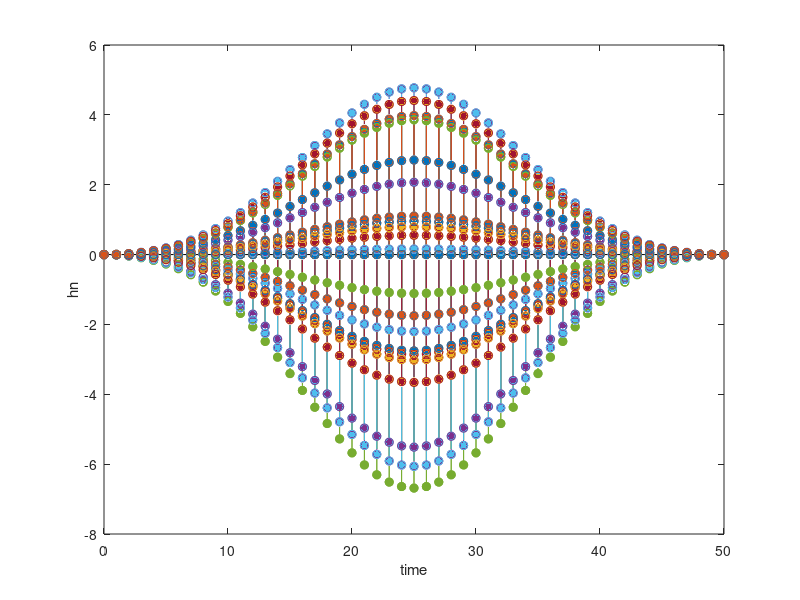

MATLAB code for this plot:
N=51;
n=0:N-1;
wn=blackman(N);
nc=(N-1)/2;
hdn=1/pi*(n-nc).*(sin((n-nc)*(pi/6)));
hn=hdn.*wn;

figure;
stem(n,hn,"filled");
xlabel('time');
ylabel('hn');
